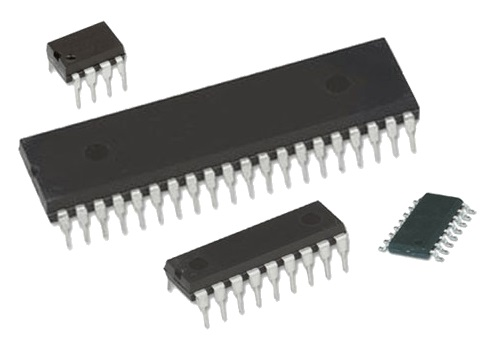
#> input picture Cuenta_opencv/integrado_3.jpg, 500 x 354 px
$ python cuenta_opencv.py
#> lines starting #> are read from the running program, lines starting #| are printed output that depends on the picture; after the words box and inside, x2 and y2 are one past the last pixel; in counts of white or black regions, pixels touching at a corner belong together
# -*- coding: utf-8 -*-
"""
Created on Thu Apr 11 18:13:34 2024

@author: ASUS
"""


import numpy as np
import cv2
from matplotlib import pyplot as plt

# Cargamos la imagen
original = cv2.imread("integrado_3.jpg")
#> original is the input picture: shape (354, 500, 3); mean B, G, R 199, 199.7, 199.7
plt.imshow(original)
cv2.imshow("original", original)
plt.imshow(original)

# Convertimos a escala de grises
gris = cv2.cvtColor(original, cv2.COLOR_BGR2GRAY)
plt.imshow(gris)

# Aplicar suavizado Gaussiano
gauss = cv2.GaussianBlur(gris, (5,5), 0)
plt.imshow(gauss)
#plt.imshow(gauss)

cv2.imshow("suavizado", gauss)
#plt.imshow(suavizado)

# Detectamos los bordes con Canny
canny = cv2.Canny(gauss, 10, 625)
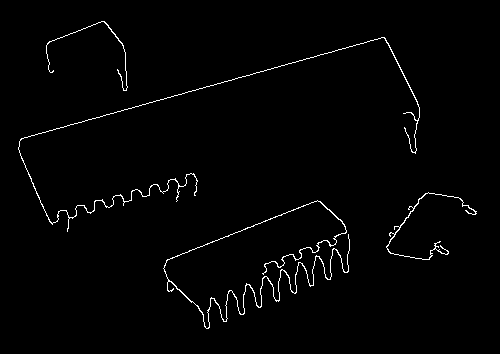
#> canny: shape (354, 500); 1.5% white in thin lines or dots, all inside (x1, y1, x2, y2) = (18, 21, 477, 329)
#plt.imshow(canny)
cv2.imshow("canny", canny)
plt.imshow(canny)

# Calcular el negativo de la imagen
negativo = 255 - gris
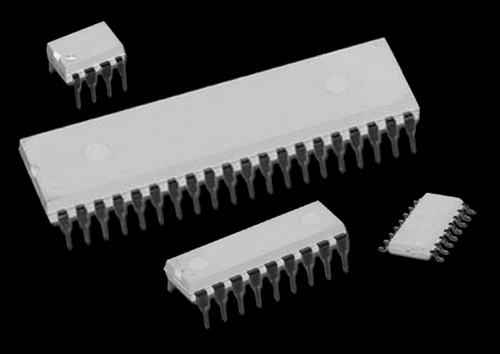
#> negativo: shape (354, 500); min 0, max 244, mean 55.4
negativo_1 = 255 - canny

# Mostrar la imagen original y el negativo lado a lado
#cv2.imshow('Imagen Original', image)
cv2.imshow('Negativo de la Imagen', negativo)
#cv2.imshow('Negativo de la Imagen', negativo_1)

# Esperar a que se presione una tecla para cerrar las ventanas
cv2.waitKey(0)
cv2.destroyAllWindows()


# Buscamos los contornos
(contornos,_) = cv2.findContours(canny.copy(), cv2.RETR_EXTERNAL, cv2.CHAIN_APPROX_SIMPLE)
#> contornos = 4 contours; box (x1, y1, x2, y2) and area: (163, 200, 350, 329) 198, (18, 37, 420, 232) 117, (386, 192, 477, 260) 76, (46, 21, 128, 91) 28

# Mostramos el número de monedas por consola
print("He encontrado {} objetos".format(len(contornos)))
#| He encontrado 4 objetos


cv2.drawContours(original,contornos,-1,(0,0,255), 2)
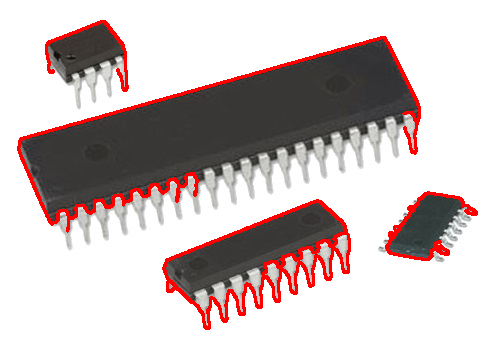
#> original: shape (354, 500, 3); 4.85% of pixels changed, all inside (x1, y1, x2, y2) = (17, 20, 478, 330)
cv2.imshow("contornos", original)
#plt.imshow(contornos)
cv2.waitKey(0)
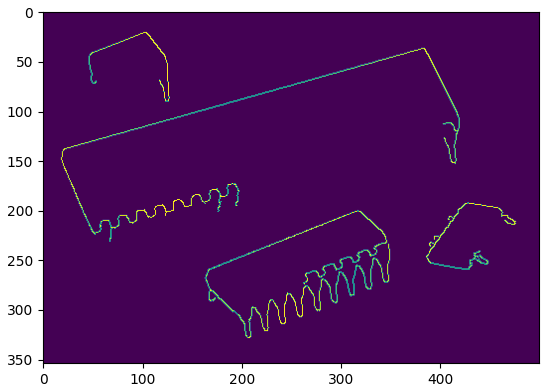
#> figure drawn by matplotlib, 1 panel; B, G, R data is drawn as R, G, B
